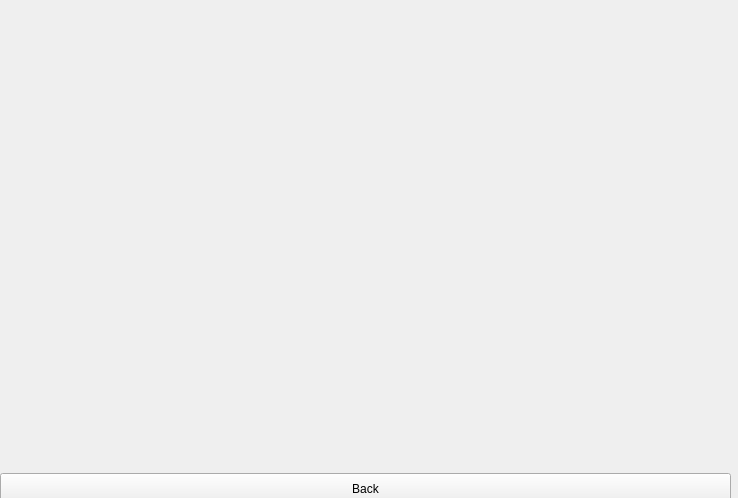
<?xml version="1.0" encoding="UTF-8"?>
<ui version="4.0">
 <class>widget</class>
 <widget class="QWidget" name="widget">
  <property name="geometry">
   <rect>
    <x>0</x>
    <y>0</y>
    <width>738</width>
    <height>498</height>
   </rect>
  </property>
  <property name="windowTitle">
   <string>Form</string>
  </property>
  <widget class="QTabWidget" name="body">
   <property name="geometry">
    <rect>
     <x>40</x>
     <y>20</y>
     <width>641</width>
     <height>391</height>
    </rect>
   </property>
   <property name="tabPosition">
    <enum>QTabWidget::South</enum>
   </property>
   <property name="currentIndex">
    <number>-1</number>
   </property>
   <property name="elideMode">
    <enum>Qt::ElideNone</enum>
   </property>
   <property name="documentMode">
    <bool>true</bool>
   </property>
  </widget>
  <widget class="QPushButton" name="back">
   <property name="geometry">
    <rect>
     <x>0</x>
     <y>473</y>
     <width>731</width>
     <height>31</height>
    </rect>
   </property>
   <property name="text">
    <string>Back</string>
   </property>
  </widget>
 </widget>
 <resources/>
 <connections/>
</ui>
